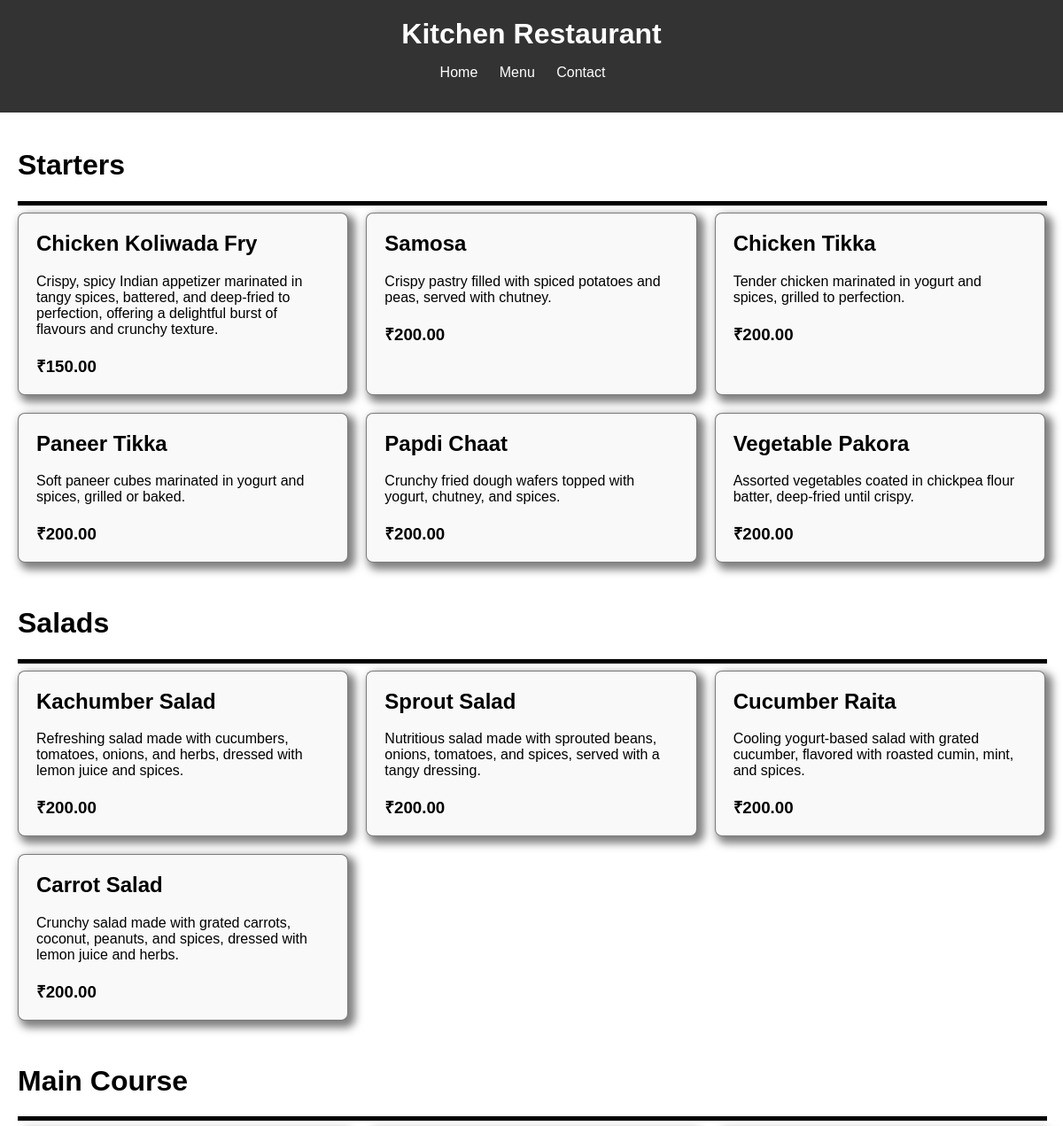
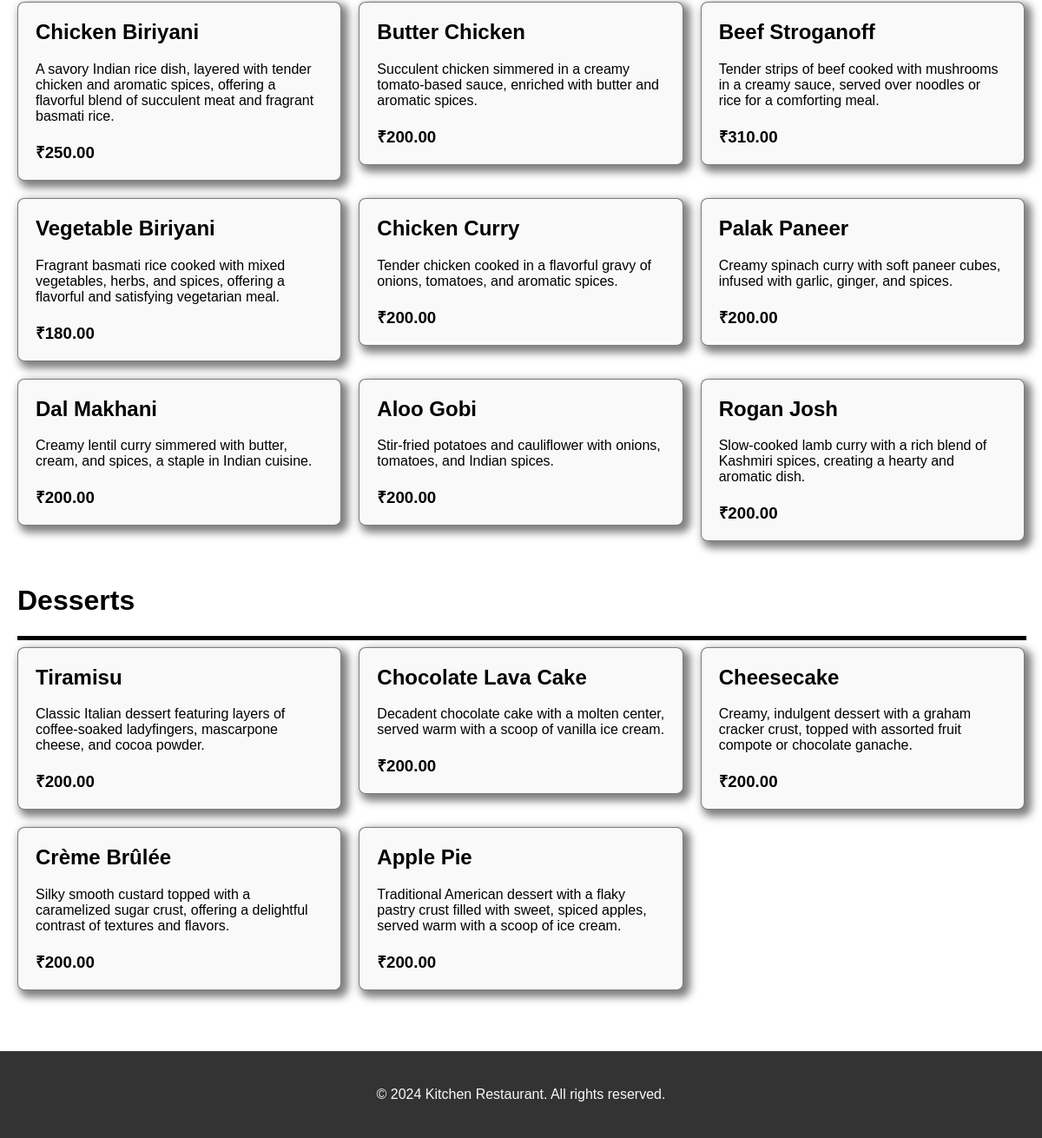
The page / on the database its author committed (2 pictures, top to bottom).
### kitchen_menu/models.py (models this page shows, shortened)
class Menu(models.Model):
    Name = models.CharField(max_length=200, unique=True)
    Description = models.CharField(max_length=1000)
    Price = models.DecimalField(max_digits=10, decimal_places=2)
    Meal_type = models.CharField(max_length=20, choices=MEAL_TYPE)
    Author = models.ForeignKey(User, on_delete = models.PROTECT, default=2)
    status = models.IntegerField(choices=STATUS, default=1)
    created_at = models.DateTimeField(auto_now_add = True)
    updates_at = models.DateTimeField(auto_now=True)

### restaurant_kitchen/views.py (the view)
# urls.py: 2. Add a URL to urlpatterns:  path('', views.home, name='home')
def home(request):
    starters = Menu.objects.filter(Meal_type = 'starters')
    maincourse = Menu.objects.filter(Meal_type = 'main_course')
    desserts = Menu.objects.filter(Meal_type = 'desserts')
    salads = Menu.objects.filter(Meal_type = 'salads')
    context = {
        'starters' : starters,
        'maincourse' : maincourse,
        'desserts' : desserts,
        'salads' : salads,
    }
    return render(request, 'home.html', context)

### templates/home.html
{% extends 'base.html' %}
{% block content %}
<main>
    <h1>Starters</h1>
    <hr width="100%" align="left" size="5px" color="black">
    <section class="menu">
        {% for i in starters %}
            <div class="dish">
                {% if i.status == 1 %}
                    <h2 class="dish-name">{{ i.Name }}</h2>
                {% else %}
                    <s><h2 class="dish-name">{{ i.Name }}</h2></s>
                {% endif %}
                <p class="dish-description">{{ i.Description }}</p>
                <h3 class="dish-price">₹{{ i.Price }}</h3>
            </div>
        {% endfor %}
    </section>
    <h1 style="margin-top: 50px;">Salads</h1>
    <hr width="100%" align="left" size="5px" color="black">
    <section class="menu">
        {% for i in salads %}
            <a href="{% url 'details' i.pk %}" style="text-decoration: none; color: black;">
                <div class="dish">
                    {% if i.status == 1 %}
                        <h2 class="dish-name">{{ i.Name }}</h2>
                    {% else %}
                        <s><h2 class="dish-name">{{ i.Name }}</h2></s>
                    {% endif %}
                    <p class="dish-description">{{ i.Description }}</p>
                    <h3 class="dish-price">₹{{ i.Price }}</h3>
                </div>
            </a>
        {% endfor %}
    </section>
    <h1 style="margin-top: 50px;">Main Course</h1>
    <hr width="100%" align="left" size="5px" color="black">
    <section class="menu">
        {% for i in maincourse %}
            <a href="{% url 'details' i.pk %}" style="text-decoration: none; color: black;">
                <div class="dish">
                    {% if i.status == 1 %}
                        <h2 class="dish-name">{{ i.Name }}</h2>
                    {% else %}
                        <s><h2 class="dish-name">{{ i.Name }}</h2></s>
                    {% endif %}
                    <p class="dish-description">{{ i.Description }}</p>
                    <h3 class="dish-price">₹{{ i.Price }}</h3>
                </div>
            </a>
        {% endfor %}
    </section>
    <h1 style="margin-top: 50px;">Desserts</h1>
    <hr width="100%" align="left" size="5px" color="black">
    <section class="menu">
        {% for i in desserts %}
            <a href="{% url 'details' i.pk %}" style="text-decoration: none; color: black;">
                <div class="dish">
                    {% if i.status == 1 %}
                        <h2 class="dish-name">{{ i.Name }}</h2>
                    {% else %}
                        <s><h2 class="dish-name">{{ i.Name }}</h2></s>
                    {% endif %}
                    <p class="dish-description">{{ i.Description }}</p>
                    <h3 class="dish-price">₹{{ i.Price }}</h3>
                </div>
            </a>
        {% endfor %}
    </section>
</main>
{% endblock %}

### templates/base.html (shortened to what this page needs)
<!DOCTYPE html>
<html lang="en">
<head>
</head>
<body>
    <header>
    <h1>Kitchen Restaurant</h1>
    <nav>
        <ul>
        <li><a href="#">Home</a></li>
        <li><a href="#">Menu</a></li>
        <li><a href="{% url 'contact' %}">Contact</a></li>
        </ul>
    </nav>
    </header>
    {% block content %}
    {% endblock %}
    <footer>
        <div class="landing">
            <p>&copy; 2024 Kitchen Restaurant. All rights reserved.</p>
        </div>
    </footer>
</body>
</html>

### templates/base.html (style rules this page uses)
body { font-family: Arial, sans-serif; margin: 0; padding: 0; }
header { background-color: #333; color: #fff; padding: 20px; text-align: center; }
header h1 { margin: 0; }
nav ul { list-style-type: none; padding: 0; }
nav ul li { display: inline; margin-right: 20px; }
nav ul li a { color: #fff; text-decoration: none; }
main { padding: 20px; }
.menu { display: grid; grid-template-columns: 1fr 1fr 1fr; grid-template-rows: 1fr; gap: 20px; }
.dish { background-color: #f9f9f9; padding: 20px; border: 1px solid rgba(0, 0, 0, 0.5); border-radius: 8px; box-shadow: 5px 5px 10px 3px rgba(0, 0, 0, 0.5); }
.dish-name { margin-top: 0; }
.dish-price { margin-bottom: 0; font-weight: bold; }
.landing { background-color: #333; color: #f9f9f9; width: 100%; height: 100px; display: flex; justify-content: center; align-items: center; margin-top: 50px; }

### rows shown on the page
Menu: Name "Chicken Koliwada Fry", Description "Crispy, spicy Indian appetizer marinated in tangy spices, battered, and deep-fried to perfection, offering a delightful burst of flavours and crunchy texture.", Price "150.00"
Menu: Name "Samosa", Description "Crispy pastry filled with spiced potatoes and peas, served with chutney.", Price "200.00"
Menu: Name "Chicken Tikka", Description "Tender chicken marinated in yogurt and spices, grilled to perfection.", Price "200.00"
Menu: Name "Paneer Tikka", Description "Soft paneer cubes marinated in yogurt and spices, grilled or baked.", Price "200.00"
Menu: Name "Papdi Chaat", Description "Crunchy fried dough wafers topped with yogurt, chutney, and spices.", Price "200.00"
Menu: Name "Vegetable Pakora", Description "Assorted vegetables coated in chickpea flour batter, deep-fried until crispy.", Price "200.00"
Menu: Name "Kachumber Salad", Description "Refreshing salad made with cucumbers, tomatoes, onions, and herbs, dressed with lemon juice and spices.", Price "200.00"
Menu: Name "Sprout Salad", Description "Nutritious salad made with sprouted beans, onions, tomatoes, and spices, served with a tangy dressing.", Price "200.00"
Menu: Name "Cucumber Raita", Description "Cooling yogurt-based salad with grated cucumber, flavored with roasted cumin, mint, and spices.", Price "200.00"
Menu: Name "Carrot Salad", Description "Crunchy salad made with grated carrots, coconut, peanuts, and spices, dressed with lemon juice and herbs.", Price "200.00"
Menu: Name "Chicken Biriyani", Description "A savory Indian rice dish, layered with tender chicken and aromatic spices, offering a flavorful blend of succulent meat and fragrant basmati rice.", Price "250.00"
Menu: Name "Butter Chicken", Description "Succulent chicken simmered in a creamy tomato-based sauce, enriched with butter and aromatic spices.", Price "200.00"
Menu: Name "Beef Stroganoff", Description "Tender strips of beef cooked with mushrooms in a creamy sauce, served over noodles or rice for a comforting meal.", Price "310.00"
Menu: Name "Vegetable Biriyani", Description "Fragrant basmati rice cooked with mixed vegetables, herbs, and spices, offering a flavorful and satisfying vegetarian meal.", Price "180.00"
Menu: Name "Chicken Curry", Description "Tender chicken cooked in a flavorful gravy of onions, tomatoes, and aromatic spices.", Price "200.00"
Menu: Name "Palak Paneer", Description "Creamy spinach curry with soft paneer cubes, infused with garlic, ginger, and spices.", Price "200.00"
Menu: Name "Dal Makhani", Description "Creamy lentil curry simmered with butter, cream, and spices, a staple in Indian cuisine.", Price "200.00"
Menu: Name "Aloo Gobi", Description "Stir-fried potatoes and cauliflower with onions, tomatoes, and Indian spices.", Price "200.00"
Menu: Name "Rogan Josh", Description "Slow-cooked lamb curry with a rich blend of Kashmiri spices, creating a hearty and aromatic dish.", Price "200.00"
Menu: Name "Tiramisu", Description "Classic Italian dessert featuring layers of coffee-soaked ladyfingers, mascarpone cheese, and cocoa powder.", Price "200.00"
Menu: Name "Chocolate Lava Cake", Description "Decadent chocolate cake with a molten center, served warm with a scoop of vanilla ice cream.", Price "200.00"
Menu: Name "Cheesecake", Description "Creamy, indulgent dessert with a graham cracker crust, topped with assorted fruit compote or chocolate ganache.", Price "200.00"
Menu: Name "Crème Brûlée", Description "Silky smooth custard topped with a caramelized sugar crust, offering a delightful contrast of textures and flavors.", Price "200.00"
Menu: Name "Apple Pie", Description "Traditional American dessert with a flaky pastry crust filled with sweet, spiced apples, served warm with a scoop of ice cream.", Price "200.00"
